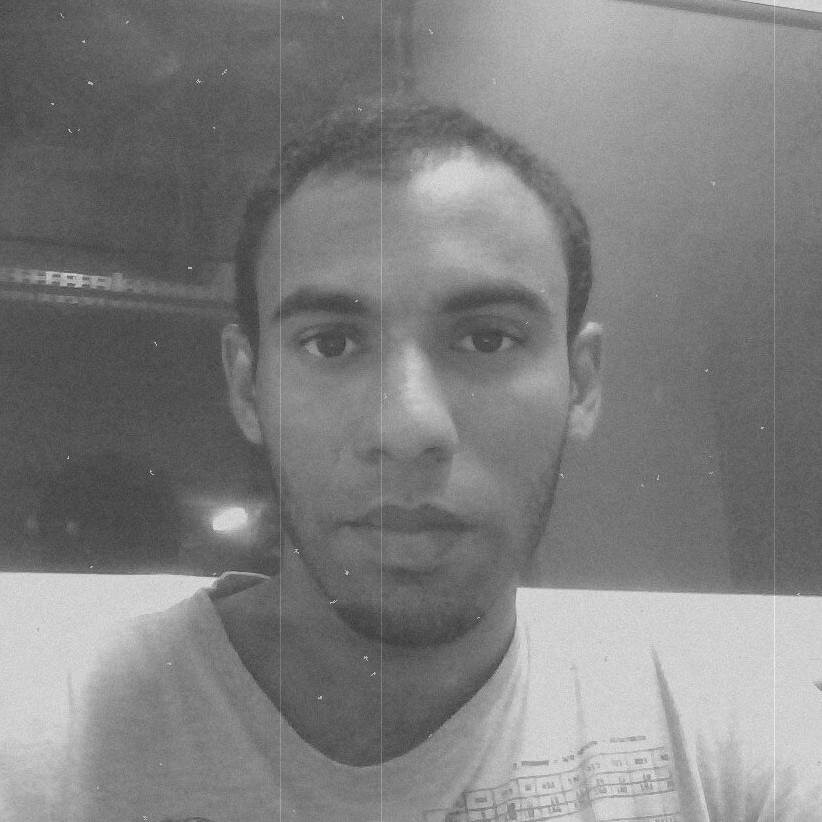
#> input picture opencv/eu.jpeg, 822 x 822 px
$ python -i hough.py   (imports and definitions only)
#> lines starting #> are read from the running program, lines starting #| are printed output that depends on the picture; after the words box and inside, x2 and y2 are one past the last pixel; in counts of white or black regions, pixels touching at a corner belong together
from math import hypot, pi, cos, sin
from PIL import Image
import cv2
import numpy as np

def opcvhou(file):
#> called with file = 'eu.jpeg'
    img = cv2.imread(file)
#> img is the input picture: shape (822, 822, 3); min 41, max 247, mean 127.9
    gray = cv2.cvtColor(img, cv2.COLOR_BGR2GRAY)
    edges = cv2.Canny(gray, 75, 150)
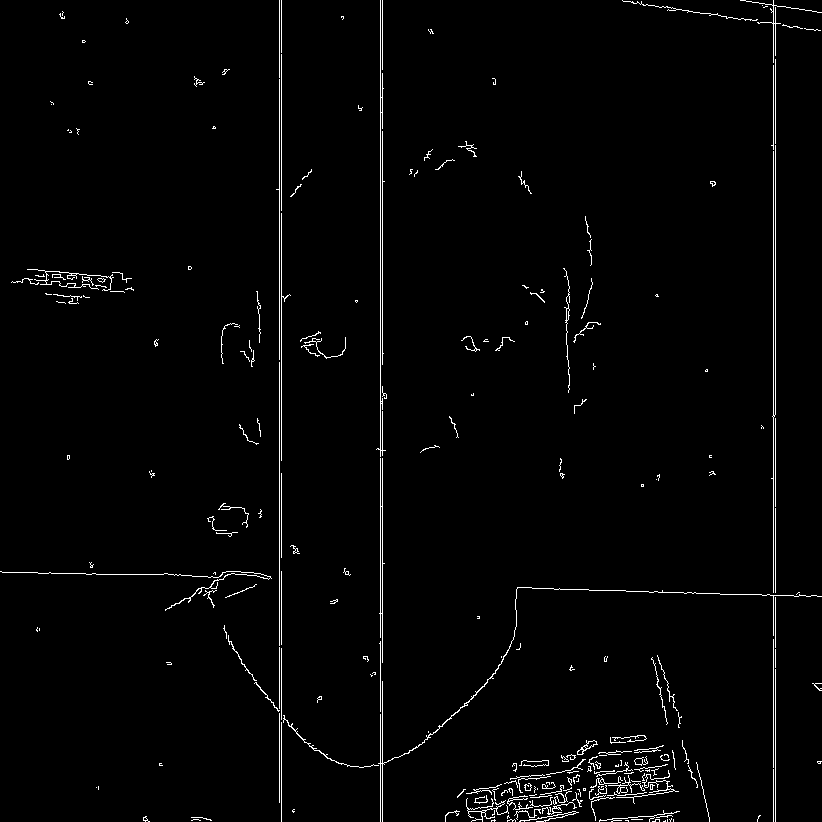
#> edges: shape (822, 822); 1.8% white in thin lines or dots

    lines = cv2.HoughLinesP(edges, 1, np.pi/180, 30, maxLineGap=250)
#> lines = 73 rows, first 6: [773, 821, 773, 0], [380, 821, 380, 0], [279, 802, 279, 0], [281, 821, 281, 0], [775, 821, 775, 5], [382, 821, 382, 0]

    for line in lines:
        x1, y1, x2, y2 = line[0]
        cv2.line(img, (x1, y1), (x2, y2), (0, 255, 0), 3)
#> this loop made 73 passes
#> (x1, y1, x2, y2) on passes 1 to 12: (773, 821, 773, 0), (380, 821, 380, 0), (279, 802, 279, 0), (281, 821, 281, 0), (775, 821, 775, 5), (382, 821, 382, 0), (141, 574, 798, 596), (445, 821, 821, 761), (622, 0, 814, 30), (445, 820, 688, 759), (460, 793, 682, 746), (11, 282, 584, 312)
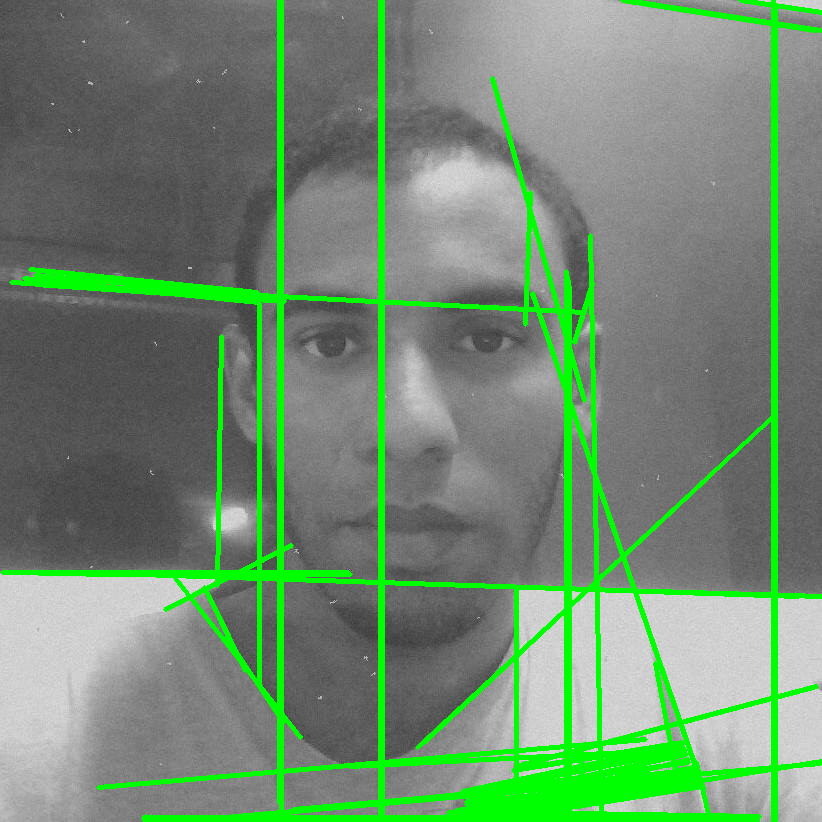
#> img: shape (822, 822, 3); 10.55% of pixels changed, all inside (x1, y1, x2, y2) = (0, 0, 822, 822)

    cv2.imshow("Edges", edges)
    cv2.imshow("Image", img)
    cv2.waitKey(0)
    cv2.destroyAllWindows()


# [46 lines left out: functions hough, test, not called in this run]


# [1 line not run here, left out]


>>> result = opcvhou('eu.jpeg')

$ run again, on opencv/satanas.png
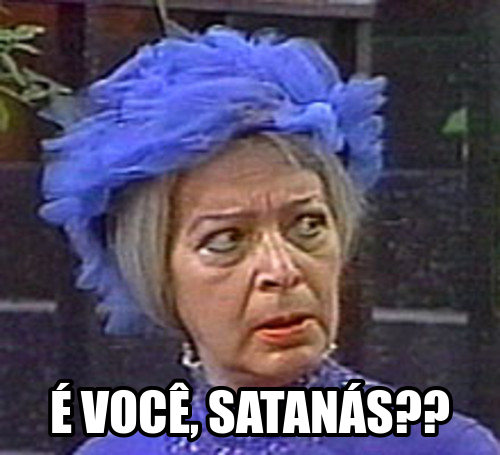
#> input picture opencv/satanas.png, 500 x 455 px
#> in opcvhou, img is the input picture: shape (455, 500, 3); mean B, G, R 100.4, 78.6, 86.5
#> in opcvhou, `edges = cv2.Canny(gray, 75, 150)`:
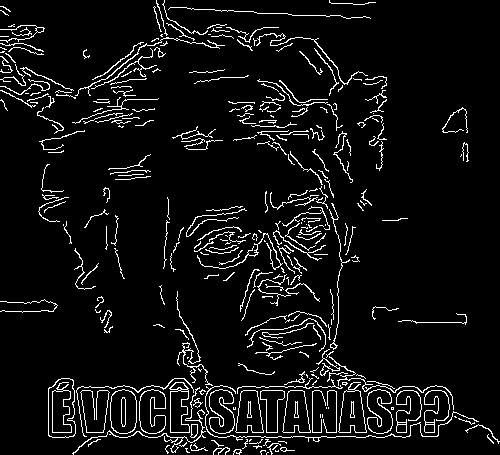
#> edges: shape (455, 500); 6.4% white in thin lines or dots
#> lines = 172 rows, first 6: [48, 432, 491, 432], [52, 386, 442, 386], [52, 437, 494, 437], [49, 436, 493, 436], [6, 29, 410, 433], [48, 390, 448, 390]
#> the loop in opcvhou, `for line in lines:` made 172 passes
#> after the loop in opcvhou, `for line in lines:`:
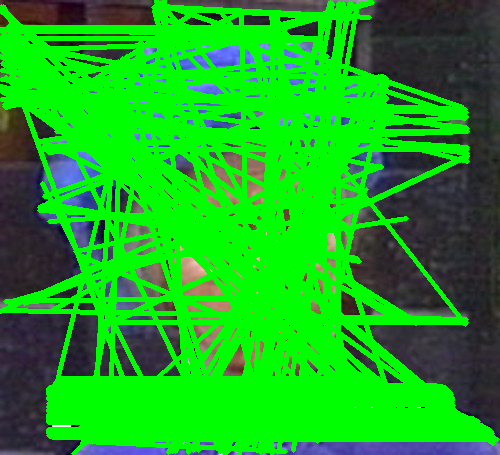
#> img: shape (455, 500, 3); mean B, G, R 30.1, 170.5, 25.9
